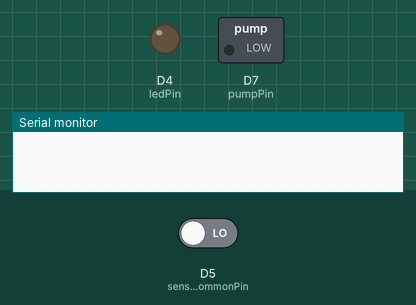
A program run on a simulated ESP8266 (NodeMCU). Parts: switched loads named in the program (green lamp = pin HIGH), output pins drawn as LEDs (lit = HIGH), the last lines printed to the serial monitor. The test bench sets the inputs (shaded band); at power-on: D5 (sensorCommonPin) LOW.

Above: at 0.5 s.
At 1.7 s:
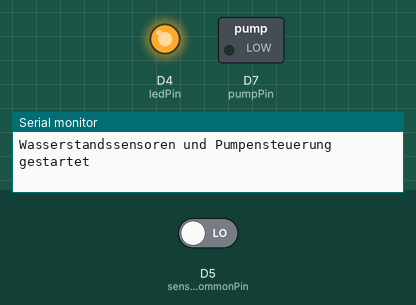
Timing chart, 0 to 3.2 s (numbered marks = the images above):
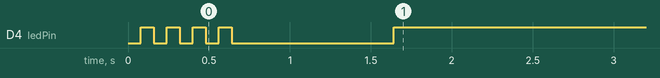

Measured:
- by itself, D4 (ledPin): goes 3 × (LOW 0.08 s, HIGH 0.08 s), LOW 1.0 s, then HIGH

The program:

main.cpp
```cpp
#include <Arduino.h>

// Pin-Konfiguration
const int sensor10Pin = D1;          // 10 % Füllstand
const int sensor50Pin = D2;          // 50 % Füllstand
const int sensor80Pin = D3;          // 80 % Füllstand
const int ledPin = D4;               // Status-LED
const int sensorCommonPin = D5;      // Der gemeinsame Empfangspin
const int pumpPin = D7;              // Schaltet Pumpe (Relais oder MOSFET)

// Zeitsteuerung
unsigned long sensorCheckInterval = 3000; // Zeit zwischen Checks (ms)
const unsigned long sensorCheckIntervalDefault = 3000;
const unsigned long sensorCheckIntervalFast = 1000;

// Zustandsvariablen
bool flag10 = false;
bool flag50 = false;  // Zu Beginn auf 0 (false) gesetzt
bool flag80 = false;
bool lastFlag10 = false;
bool isPumping = false;
unsigned long lastSensorCheck = 0;

// LED-Zustand
bool ledState = false;
unsigned long lastLedToggle = 0;

// Debug-Zähler
int pumpCycles = 0;

// Neue Hilfsvariablen:
int stable10 = 0, stable50 = 0, stable80 = 0;
const int stableLimit = 2; // wie viele Zyklen gleich sein müssen

// Funktion vorab deklarieren
void flashLED(int times);
void checkAllWaterLevels();
void pumpControl();

void setup() {
  Serial.begin(115200);

  pinMode(pumpPin, OUTPUT);
  pinMode(ledPin, OUTPUT);

  flashLED(4); // LED blinkt 4x beim Start
  Serial.println("Wasserstandssensoren und Pumpensteuerung gestartet");
  pinMode(sensorCommonPin, INPUT_PULLUP); // Empfangspin

  digitalWrite(pumpPin, LOW);
  digitalWrite(ledPin, LOW);
  delay(1000); // 1 Sekunde warten, um den Start zu stabilisieren
}

// ========== Sensorabfrage ==========

bool isTouched(int testPin, int commonPin) {
  pinMode(commonPin, INPUT_PULLUP);
  pinMode(testPin, OUTPUT);
  digitalWrite(testPin, LOW);
  delay(10); // debounce
  bool touched = digitalRead(commonPin) == LOW;
  pinMode(testPin, INPUT);
  pinMode(commonPin, INPUT);
  return touched;
}

// Mehrfachmessung für stabile Sensorwerte (5 Messungen, 500ms Abstand, 4 von 5 müssen stimmen)
bool isTouchedStable(int testPin, int commonPin) {
  int hits = 0;
  for (int i = 0; i < 4; i++) {
    if (isTouched(testPin, commonPin)) hits++;
    delay(500); // jetzt 500ms Abstand zwischen den Messungen
  }
  return hits >= 3;
}

void checkAllWaterLevels() {
  // Sensoren nacheinander mit 5-fach-Messung abfragen
  bool newFlag10 = isTouchedStable(sensor10Pin, sensorCommonPin);
  bool newFlag50 = isTouchedStable(sensor50Pin, sensorCommonPin);
  bool newFlag80 = isTouchedStable(sensor80Pin, sensorCommonPin);

  // Hysterese für 10%
  if (newFlag10 == flag10) {
    stable10 = 0;
  } else {
    stable10++;
    if (stable10 >= stableLimit) {
      flag10 = newFlag10;
      stable10 = 0;
    }
  }
  // Analog für 50% und 80%
  if (newFlag50 == flag50) {
    stable50 = 0;
  } else {
    stable50++;
    if (stable50 >= stableLimit) {
      flag50 = newFlag50;
      stable50 = 0;
    }
  }
  if (newFlag80 == flag80) {
    stable80 = 0;
  } else {
    stable80++;
    if (stable80 >= stableLimit) {
      flag80 = newFlag80;
      stable80 = 0;
    }
  }

  Serial.print("Füllstand Flags: ");
  Serial.print("10%:"); Serial.print(flag10 ? "1 " : "0 ");
  Serial.print("50%:"); Serial.print(flag50 ? "1 " : "0 ");
  Serial.print("80%:"); Serial.print(flag80 ? "1" : "0");
  Serial.println();

  // Intervall anpassen, wenn 80%-Flag aktiv wird
  if (flag80 && sensorCheckInterval != sensorCheckIntervalFast) {
    sensorCheckInterval = sensorCheckIntervalFast;
    Serial.println("80%-Flag erkannt, Sensor-Check-Intervall auf 1s gesetzt.");
  } else if (!flag80 && sensorCheckInterval != sensorCheckIntervalDefault) {
    sensorCheckInterval = sensorCheckIntervalDefault;
    Serial.println("Sensor-Check-Intervall zurück auf 3s gesetzt.");
  }

  // Pumpe starten, wenn 80%-Flag aktiv und Pumpe noch nicht läuft
  if (flag80 && !isPumping) {
    isPumping = true;
    digitalWrite(pumpPin, HIGH);
    Serial.println("Pumpe gestartet (80% erreicht)");
    flashLED(4); // 4x blinken beim Pumpenstart
  }

  // Pumpe stoppen, wenn 10%-Flag von 1 auf 0 wechselt, 50% und 80% sind 0 und Pumpe läuft
  if (lastFlag10 && !flag10 && isPumping && !flag50 && !flag80) {
    isPumping = false;
    digitalWrite(pumpPin, LOW);
    pumpCycles++;
    Serial.println("Pumpe gestoppt (10% unterschritten, 50% und 80% sind 0)");
    Serial.print("Gesamtstarts: ");
    Serial.println(pumpCycles);
    flashLED(4); // 4x blinken beim Pumpenstopp

    // Nach Erreichen von 10% nur noch alle 60 Sekunden messen
    sensorCheckInterval = 60000;
    Serial.println("10%-Flag gefallen, Sensor-Check-Intervall auf 60s gesetzt.");
  }

  lastFlag10 = flag10;
}

void pumpControl() {
  // Keine verzögerte Abschaltung mehr nötig
}

// ========== LED-Logik ==========

void updateLED(unsigned long now) {
  if (isPumping) {
    // Status-LED blinkt
    if (now - lastLedToggle > 500) {
      ledState = !ledState;
      digitalWrite(ledPin, ledState ? LOW : HIGH); // LOW = AN, HIGH = AUS
      lastLedToggle = now;
    }
    digitalWrite(LED_BUILTIN, LOW); // BUILTIN_LED AN
  }
  else if (flag50) {
    digitalWrite(ledPin, LOW);      // LED AN bei 50%
    digitalWrite(LED_BUILTIN, HIGH); // BUILTIN_LED AUS
  }
  else {
    digitalWrite(ledPin, HIGH);     // LED AUS
    digitalWrite(LED_BUILTIN, HIGH); // BUILTIN_LED AUS
  }
}

void flashLED(int times) {
  for (int i = 0; i < times; i++) {
    digitalWrite(ledPin, LOW);   // LED AN
    delay(80);
    digitalWrite(ledPin, HIGH);  // LED AUS
    delay(80);
  }
}

void loop() {
  unsigned long now = millis();

  // Sensoren nacheinander alle 3 Sekunden prüfen
  if (now - lastSensorCheck > sensorCheckInterval) {
    lastSensorCheck = now;
    checkAllWaterLevels();
  }

  // Pumpensteuerung
  pumpControl();

  updateLED(now);
}
```
